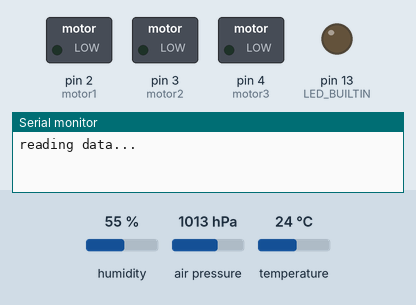
Bench run of a sketch on a simulated Arduino Uno, built with avr-gcc and run on an emulated ATmega328P. Parts: switched loads named in the sketch (green lamp = pin HIGH), output pins drawn as LEDs (lit = HIGH), the last lines printed to the serial monitor. The test bench sets the inputs (shaded band); at power-on: humidity 55 %, air pressure 1013 hPa, temperature 24 °C. EEPROM starts erased.

Above: at 0.1 s.
At 34.0 s:
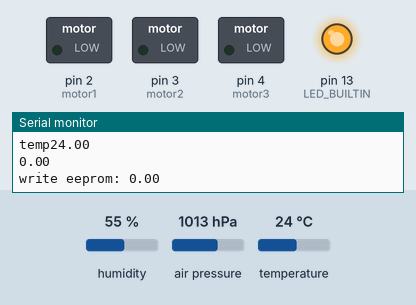
Timing chart, 0 to 35.5 s (numbered marks = the images above):
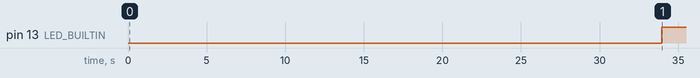

Measured:
- by itself, pin 13 (LED_BUILTIN): LOW → HIGH at 34.0 s

The sketch:

ARLISS_main_test.ino
```cpp
#include <class_pres_ARLISS_test.h>
#include <EEPROM.h>

#define motor1 2
#define motor2 3
#define motor3 4

#define open_deploy_time_ms 5000
#define deploy_separate_time_ms 3700

#define motor_open_time_ms 2000
#define motor_deploy_time_ms 1500
#define motor_separate_time_ms 1500

void setup_motor() {
  pinMode(motor3, OUTPUT);
  pinMode(motor2, OUTPUT);
  pinMode(motor1, OUTPUT);
}

void run_motor(unsigned long t, int motor_num) {
  digitalWrite(motor_num, HIGH);
  delay(t);
  digitalWrite(motor_num, LOW);
}

void main_rising_and_falling()
{
  /*
     上昇及び落下中に気圧せんさの値をとって、必要に応じて展開
  */
  pres start_p;
  int address = 0;
  start_p.set_ground_value();
  Serial.println(start_p.get_alt());
  digitalWrite(LED_BUILTIN, HIGH);

  while (true) //目標高度到達でbreak
  {
      float alt = start_p.get_alt();
      EEPROM.put(address, alt);
      Serial.print("write eeprom: ");
      Serial.println(alt);

      if (address + sizeof(alt) >= 512)
      {
        address = 0;
      }
      else{
        address += sizeof(alt);
      }

    if (start_p.judge_alt_to_ground())
    {
      break;
    }
  }

  run_motor(motor_open_time_ms, motor1); //開傘
  delay(open_deploy_time_ms);

  run_motor(motor_deploy_time_ms, motor2); //展開
  delay(deploy_separate_time_ms);

  run_motor(motor_separate_time_ms, motor3); //分離
  EEPROM.put(0,111.111);
  EEPROM.put(sizeof(111.111), start_p.get_alt());
}

void setup()
{
  setup_motor();
  Serial.begin(9600);
  pinMode(LED_BUILTIN, OUTPUT);

  int address = 0;
  Serial.println("reading data...");
  delay(5000);

  float type_float; //EEPROMの型指定に利用
  float is_drive_motor = EEPROM.get(0, type_float);
  if (is_drive_motor == 111.111)
  {
    Serial.println("detection successes");
    Serial.print("drived motor:");
    float final_value = EEPROM.get(sizeof(111.111), type_float);
    Serial.print(final_value);
    Serial.println("m");
  }
  else
  {
    Serial.println("detect failed");
  }
  delay(20000);

  while (true)
  {
    float type_float;
    float data = EEPROM.get(address, type_float);
    Serial.println(data);
    address += sizeof(data);
    if (address > 512 - sizeof(data))
    {
      break;
    }
  }

  for (int i=0; i < 512; i++)
  {
    EEPROM.put(i, 0);
  }
  Serial.println("finish reading");
}

void loop()
{
  main_rising_and_falling();
  while (true)
  { }
}
```
